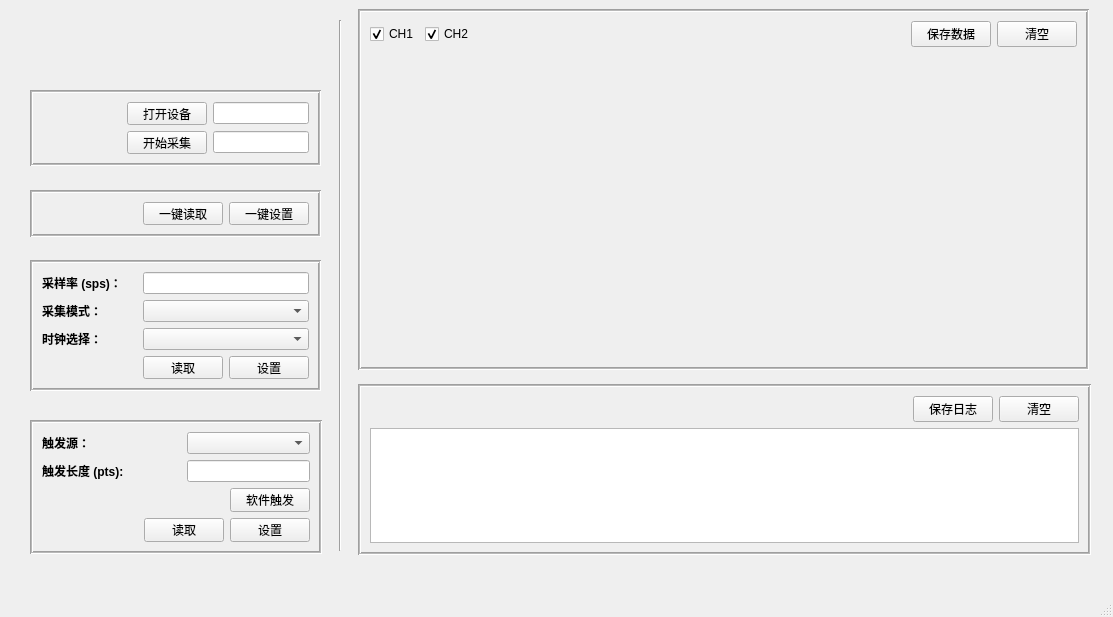
<?xml version="1.0" encoding="UTF-8"?>
<ui version="4.0">
 <class>MainWindow</class>
 <widget class="QMainWindow" name="MainWindow">
  <property name="geometry">
   <rect>
    <x>0</x>
    <y>0</y>
    <width>1113</width>
    <height>617</height>
   </rect>
  </property>
  <property name="windowTitle">
   <string>MainWindow</string>
  </property>
  <widget class="QWidget" name="centralwidget">
   <widget class="QFrame" name="showing_frame">
    <property name="geometry">
     <rect>
      <x>358</x>
      <y>9</y>
      <width>731</width>
      <height>361</height>
     </rect>
    </property>
    <property name="frameShape">
     <enum>QFrame::Box</enum>
    </property>
    <property name="frameShadow">
     <enum>QFrame::Sunken</enum>
    </property>
    <property name="lineWidth">
     <number>1</number>
    </property>
    <property name="midLineWidth">
     <number>1</number>
    </property>
    <layout class="QGridLayout" name="gridLayout_5">
     <item row="0" column="0">
      <widget class="QCheckBox" name="ch1_checkBox">
       <property name="text">
        <string>CH1</string>
       </property>
       <property name="checked">
        <bool>true</bool>
       </property>
      </widget>
     </item>
     <item row="0" column="1">
      <widget class="QCheckBox" name="ch2_checkBox">
       <property name="text">
        <string>CH2</string>
       </property>
       <property name="checked">
        <bool>true</bool>
       </property>
      </widget>
     </item>
     <item row="0" column="2">
      <spacer name="horizontalSpacer_7">
       <property name="orientation">
        <enum>Qt::Horizontal</enum>
       </property>
       <property name="sizeHint" stdset="0">
        <size>
         <width>422</width>
         <height>20</height>
        </size>
       </property>
      </spacer>
     </item>
     <item row="0" column="3">
      <widget class="QPushButton" name="save_data_button">
       <property name="text">
        <string>保存数据</string>
       </property>
      </widget>
     </item>
     <item row="0" column="4">
      <widget class="QPushButton" name="graphics_clean_Button">
       <property name="text">
        <string>清空</string>
       </property>
      </widget>
     </item>
     <item row="1" column="0" colspan="5">
      <widget class="QCustomPlot" name="customPlot" native="true"/>
     </item>
    </layout>
   </widget>
   <widget class="QFrame" name="message_frame">
    <property name="geometry">
     <rect>
      <x>358</x>
      <y>384</y>
      <width>733</width>
      <height>171</height>
     </rect>
    </property>
    <property name="frameShape">
     <enum>QFrame::Box</enum>
    </property>
    <property name="frameShadow">
     <enum>QFrame::Sunken</enum>
    </property>
    <property name="lineWidth">
     <number>1</number>
    </property>
    <property name="midLineWidth">
     <number>1</number>
    </property>
    <layout class="QGridLayout" name="gridLayout_6">
     <item row="0" column="2">
      <widget class="QPushButton" name="message_clean_Button">
       <property name="text">
        <string>清空</string>
       </property>
      </widget>
     </item>
     <item row="0" column="1">
      <widget class="QPushButton" name="save_log_Button">
       <property name="text">
        <string>保存日志</string>
       </property>
      </widget>
     </item>
     <item row="0" column="0">
      <spacer name="horizontalSpacer_8">
       <property name="orientation">
        <enum>Qt::Horizontal</enum>
       </property>
       <property name="sizeHint" stdset="0">
        <size>
         <width>534</width>
         <height>20</height>
        </size>
       </property>
      </spacer>
     </item>
     <item row="1" column="0" colspan="3">
      <widget class="QPlainTextEdit" name="message_plainTextEdit"/>
     </item>
    </layout>
   </widget>
   <widget class="QFrame" name="open_frame">
    <property name="geometry">
     <rect>
      <x>30</x>
      <y>90</y>
      <width>291</width>
      <height>76</height>
     </rect>
    </property>
    <property name="frameShape">
     <enum>QFrame::Box</enum>
    </property>
    <property name="frameShadow">
     <enum>QFrame::Sunken</enum>
    </property>
    <property name="lineWidth">
     <number>1</number>
    </property>
    <property name="midLineWidth">
     <number>1</number>
    </property>
    <layout class="QGridLayout" name="gridLayout_3">
     <item row="1" column="2">
      <widget class="QLineEdit" name="collect_status_text">
       <property name="alignment">
        <set>Qt::AlignCenter</set>
       </property>
      </widget>
     </item>
     <item row="1" column="1">
      <widget class="QPushButton" name="start_collect_Button">
       <property name="text">
        <string>开始采集</string>
       </property>
       <property name="checkable">
        <bool>true</bool>
       </property>
       <property name="checked">
        <bool>false</bool>
       </property>
       <property name="autoExclusive">
        <bool>false</bool>
       </property>
       <property name="flat">
        <bool>false</bool>
       </property>
      </widget>
     </item>
     <item row="0" column="2">
      <widget class="QLineEdit" name="device_status_text">
       <property name="alignment">
        <set>Qt::AlignCenter</set>
       </property>
      </widget>
     </item>
     <item row="0" column="1">
      <widget class="QPushButton" name="open_device_Button">
       <property name="text">
        <string>打开设备</string>
       </property>
       <property name="checkable">
        <bool>true</bool>
       </property>
       <property name="checked">
        <bool>false</bool>
       </property>
       <property name="autoExclusive">
        <bool>false</bool>
       </property>
      </widget>
     </item>
     <item row="1" column="0">
      <spacer name="horizontalSpacer_5">
       <property name="orientation">
        <enum>Qt::Horizontal</enum>
       </property>
       <property name="sizeHint" stdset="0">
        <size>
         <width>98</width>
         <height>20</height>
        </size>
       </property>
      </spacer>
     </item>
     <item row="0" column="0">
      <spacer name="horizontalSpacer_6">
       <property name="orientation">
        <enum>Qt::Horizontal</enum>
       </property>
       <property name="sizeHint" stdset="0">
        <size>
         <width>79</width>
         <height>20</height>
        </size>
       </property>
      </spacer>
     </item>
    </layout>
   </widget>
   <widget class="QFrame" name="setframe">
    <property name="geometry">
     <rect>
      <x>30</x>
      <y>190</y>
      <width>291</width>
      <height>47</height>
     </rect>
    </property>
    <property name="frameShape">
     <enum>QFrame::Box</enum>
    </property>
    <property name="frameShadow">
     <enum>QFrame::Sunken</enum>
    </property>
    <property name="lineWidth">
     <number>1</number>
    </property>
    <property name="midLineWidth">
     <number>1</number>
    </property>
    <layout class="QGridLayout" name="gridLayout_2">
     <item row="0" column="2">
      <widget class="QPushButton" name="write_all_commend_Button">
       <property name="text">
        <string>一键设置</string>
       </property>
       <property name="flat">
        <bool>false</bool>
       </property>
      </widget>
     </item>
     <item row="0" column="0">
      <spacer name="horizontalSpacer_4">
       <property name="orientation">
        <enum>Qt::Horizontal</enum>
       </property>
       <property name="sizeHint" stdset="0">
        <size>
         <width>92</width>
         <height>20</height>
        </size>
       </property>
      </spacer>
     </item>
     <item row="0" column="1">
      <widget class="QPushButton" name="read_all_commend_Button">
       <property name="text">
        <string>一键读取</string>
       </property>
       <property name="flat">
        <bool>false</bool>
       </property>
      </widget>
     </item>
    </layout>
   </widget>
   <widget class="QFrame" name="sample_set_frame">
    <property name="geometry">
     <rect>
      <x>30</x>
      <y>260</y>
      <width>291</width>
      <height>131</height>
     </rect>
    </property>
    <property name="frameShape">
     <enum>QFrame::Box</enum>
    </property>
    <property name="frameShadow">
     <enum>QFrame::Sunken</enum>
    </property>
    <property name="lineWidth">
     <number>1</number>
    </property>
    <property name="midLineWidth">
     <number>1</number>
    </property>
    <layout class="QGridLayout" name="gridLayout">
     <item row="1" column="1" colspan="2">
      <widget class="QComboBox" name="sample_mode_comboBox"/>
     </item>
     <item row="0" column="1" colspan="2">
      <widget class="QLineEdit" name="sample_rate_text">
       <property name="readOnly">
        <bool>true</bool>
       </property>
      </widget>
     </item>
     <item row="2" column="1" colspan="2">
      <widget class="QComboBox" name="clock_mode_comboBox"/>
     </item>
     <item row="3" column="0">
      <spacer name="horizontalSpacer">
       <property name="orientation">
        <enum>Qt::Horizontal</enum>
       </property>
       <property name="sizeHint" stdset="0">
        <size>
         <width>92</width>
         <height>19</height>
        </size>
       </property>
      </spacer>
     </item>
     <item row="0" column="0">
      <widget class="QLabel" name="label">
       <property name="font">
        <font>
         <bold>true</bold>
        </font>
       </property>
       <property name="text">
        <string>采样率 (sps)：</string>
       </property>
      </widget>
     </item>
     <item row="2" column="0">
      <widget class="QLabel" name="label_3">
       <property name="font">
        <font>
         <bold>true</bold>
        </font>
       </property>
       <property name="text">
        <string>时钟选择：</string>
       </property>
      </widget>
     </item>
     <item row="3" column="2">
      <widget class="QPushButton" name="write_rate_clock_Button">
       <property name="text">
        <string>设置</string>
       </property>
       <property name="flat">
        <bool>false</bool>
       </property>
      </widget>
     </item>
     <item row="1" column="0">
      <widget class="QLabel" name="label_2">
       <property name="font">
        <font>
         <bold>true</bold>
        </font>
       </property>
       <property name="text">
        <string>采集模式：</string>
       </property>
      </widget>
     </item>
     <item row="3" column="1">
      <widget class="QPushButton" name="read_rate_clock_Button">
       <property name="text">
        <string>读取</string>
       </property>
       <property name="flat">
        <bool>false</bool>
       </property>
      </widget>
     </item>
    </layout>
   </widget>
   <widget class="QFrame" name="triger_set_frame">
    <property name="geometry">
     <rect>
      <x>30</x>
      <y>420</y>
      <width>292</width>
      <height>134</height>
     </rect>
    </property>
    <property name="frameShape">
     <enum>QFrame::Box</enum>
    </property>
    <property name="frameShadow">
     <enum>QFrame::Sunken</enum>
    </property>
    <property name="lineWidth">
     <number>1</number>
    </property>
    <property name="midLineWidth">
     <number>1</number>
    </property>
    <layout class="QGridLayout" name="gridLayout_4">
     <item row="0" column="2" colspan="2">
      <widget class="QComboBox" name="trigger_mode_comboBox"/>
     </item>
     <item row="3" column="0">
      <spacer name="horizontalSpacer_3">
       <property name="orientation">
        <enum>Qt::Horizontal</enum>
       </property>
       <property name="sizeHint" stdset="0">
        <size>
         <width>93</width>
         <height>20</height>
        </size>
       </property>
      </spacer>
     </item>
     <item row="0" column="0">
      <widget class="QLabel" name="label_4">
       <property name="font">
        <font>
         <bold>true</bold>
        </font>
       </property>
       <property name="text">
        <string>触发源：</string>
       </property>
      </widget>
     </item>
     <item row="3" column="1" colspan="2">
      <widget class="QPushButton" name="read_triger_length_Button">
       <property name="text">
        <string>读取</string>
       </property>
       <property name="flat">
        <bool>false</bool>
       </property>
      </widget>
     </item>
     <item row="1" column="0" colspan="2">
      <widget class="QLabel" name="label_5">
       <property name="font">
        <font>
         <bold>true</bold>
        </font>
       </property>
       <property name="text">
        <string>触发长度 (pts):</string>
       </property>
      </widget>
     </item>
     <item row="2" column="3">
      <widget class="QPushButton" name="soft_triger_Button">
       <property name="text">
        <string>软件触发</string>
       </property>
       <property name="flat">
        <bool>false</bool>
       </property>
      </widget>
     </item>
     <item row="3" column="3">
      <widget class="QPushButton" name="write_triger_length_Button">
       <property name="text">
        <string>设置</string>
       </property>
       <property name="flat">
        <bool>false</bool>
       </property>
      </widget>
     </item>
     <item row="1" column="2" colspan="2">
      <widget class="QLineEdit" name="triger_length_text"/>
     </item>
     <item row="2" column="0" colspan="3">
      <spacer name="horizontalSpacer_2">
       <property name="orientation">
        <enum>Qt::Horizontal</enum>
       </property>
       <property name="sizeHint" stdset="0">
        <size>
         <width>162</width>
         <height>16</height>
        </size>
       </property>
      </spacer>
     </item>
    </layout>
   </widget>
   <widget class="QLabel" name="picture">
    <property name="geometry">
     <rect>
      <x>20</x>
      <y>20</y>
      <width>301</width>
      <height>51</height>
     </rect>
    </property>
    <property name="text">
     <string/>
    </property>
    <property name="textFormat">
     <enum>Qt::PlainText</enum>
    </property>
    <property name="pixmap">
     <pixmap>C:/Users/HP/Pictures/Camera Roll/20220113093124062FOH.png</pixmap>
    </property>
    <property name="scaledContents">
     <bool>true</bool>
    </property>
   </widget>
   <widget class="Line" name="line">
    <property name="geometry">
     <rect>
      <x>325</x>
      <y>20</y>
      <width>31</width>
      <height>531</height>
     </rect>
    </property>
    <property name="orientation">
     <enum>Qt::Vertical</enum>
    </property>
   </widget>
  </widget>
  <widget class="QMenuBar" name="menubar">
   <property name="geometry">
    <rect>
     <x>0</x>
     <y>0</y>
     <width>1113</width>
     <height>20</height>
    </rect>
   </property>
  </widget>
  <widget class="QStatusBar" name="statusbar"/>
 </widget>
 <customwidgets>
  <customwidget>
   <class>QCustomPlot</class>
   <extends>QWidget</extends>
   <header location="global">qcustomplot/qcustomplot.h</header>
   <container>1</container>
  </customwidget>
 </customwidgets>
 <resources/>
 <connections/>
</ui>
